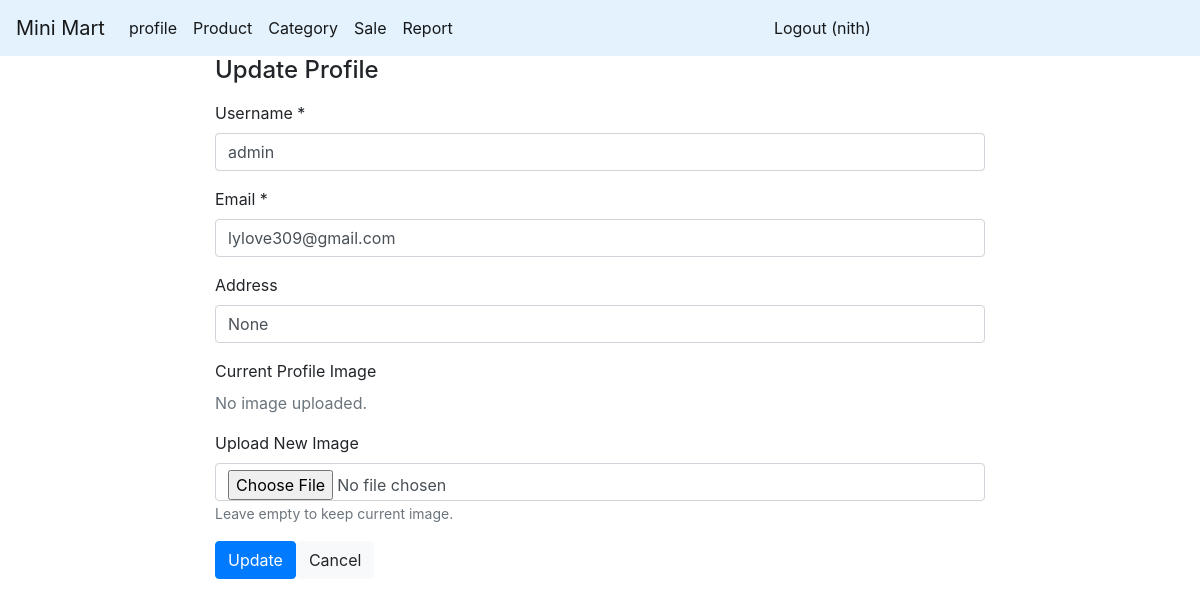
The app's page /edit_profile_form/6 (signed in) with its own data.
### app.py (models this page shows)
class User(db.Model):
    id = db.Column(db.Integer, primary_key=True)
    username = db.Column(db.String(80), unique=True, nullable=False)
    password = db.Column(db.String(120), nullable=False)
    email = db.Column(db.String(120), unique=True, nullable=False)
    address = db.Column(db.String(200), nullable=True)
    user_image = db.Column(db.String(200), nullable=True)

### route/profile.py (the view)
@app.get('/edit_profile_form/<int:user_id>')
@jwt_required()
def edit_profile_form(user_id):
    user = get_jwt_identity()
    profile_data = db.session.execute(
        text('SELECT * FROM user WHERE id = :user_id'),
        {'user_id': user_id}
    ).fetchone()
    if not profile_data:
        flash('Profile not found!', 'danger')
        return redirect(url_for('profile'))
    profile = {
        'user_id': profile_data[0],
        'username': profile_data[1],
        'password': profile_data[2],
        'email': profile_data[3],
        'address': profile_data[4],
        'user_image': profile_data[5]
    }
    return render_template('profile/update_profile.html', profile=profile, user=user)

### app.py (called while the page is built)
@jwt.token_in_blocklist_loader
def check_if_token_revoked(jwt_header, jwt_payload):
    jti = jwt_payload["jti"]
    token = TokenBlocklist.query.filter_by(jti=jti).first()
    return token is not None

@app.before_request
@jwt_required(optional=True)
def auto_logout_deleted_user():
    if request.endpoint in ('login_page', 'do_login', 'static'):
        return
    username = get_jwt_identity()
    if not username:
        return
    sql = text("SELECT id FROM user WHERE username = :username")
    user = db.session.execute(sql, {"username": username}).fetchone()
    if not user:
        resp = redirect(url_for("login_page"))
        unset_jwt_cookies(resp)
        flash("Your account was deleted. Please contact admin.", "warning")
        return resp

### templates/profile/update_profile.html (shortened to what this page needs)
{% extends "master.html" %}
{% block main_content %}
    <div class="container" style="max-width:800px">
        <h4 class="mb-3">Update Profile</h4>
        <form method="post" enctype="multipart/form-data" action="{{ url_for('update_profile', user_id=profile.user_id) }}">
            <div class="form-group mb-3">
                <label>Username *</label>
                <input name="username" class="form-control" value="{{ profile.username }}" required>
            </div>
            <div class="form-group mb-3">
                <label>Email *</label>
                <input name="email" class="form-control" type="email" value="{{ profile.email }}" required>
            </div>
            <div class="form-group mb-3">
                <label>Address</label>
                <input name="address" class="form-control" value="{{ profile.address }}">
            </div>
            <div class="mb-3">
                <label>Current Profile Image</label><br>
                {% if profile.user_image %}
                    <img src="/static/image/user_image/{{ profile.user_image }}"
                         alt="Profile Image"
                         style="height:120px; border-radius:8px; border:1px solid #ddd;">
                {% else %}
                    <p class="text-muted">No image uploaded.</p>
                {% endif %}
            </div>
            <div class="form-group mb-3">
                <label>Upload New Image</label>
                <input name="user_image" type="file" accept="image/*" class="form-control">
                <small class="text-muted">Leave empty to keep current image.</small>
            </div>
            <div class="d-flex gap-2">
                <button class="btn btn-primary">Update</button>
                <a href="{{ url_for('profile') }}" class="btn btn-light">Cancel</a>
            </div>
        </form>
    </div>
{% endblock %}

### templates/master.html (shortened to what this page needs)
<!DOCTYPE html>
<html lang="en">
<head>
    {% include "style.html" %}
</head>
<body>
<div id="app">
    <div class="container-fluid p-0 m-0">
        <nav class="navbar navbar-expand-lg navbar-light" style="background-color: #e3f2fd;">
            <a class="navbar-brand" href="/">Mini Mart</a>
            <div class="collapse navbar-collapse" id="navbarSupportedContent">
                <ul class="navbar-nav mr-auto">
                    <li class="nav-item active"><a class="nav-link" href="/profile">profile</a></li>
                    <li class="nav-item active"><a class="nav-link" href="/product_list">Product</a></li>
                    <li class="nav-item active"><a class="nav-link" href="/category_list">Category</a></li>
                    <li class="nav-item active"><a class="nav-link" href="/sales_form">Sale</a></li>
                    <li class="nav-item active"><a class="nav-link" href="/report">Report</a></li>
                </ul>
                <ul class="navbar-nav mr-auto">
                    {% if user %}
                        <li class="nav-item active"><a class="nav-link" href="/logout">Logout ({{ user }})</a></li>
                    {% else %}
                        <li class="nav-item active"><a class="nav-link" href="/login">Login</a></li>
                    {% endif %}
                </ul>
            </div>
        </nav>
    </div>
    {% block main_content %}{% endblock %}
</div>
</body>
</html>

### records on screen
User: username "nith"
User: username "admin", email "lylove309@gmail.com"
